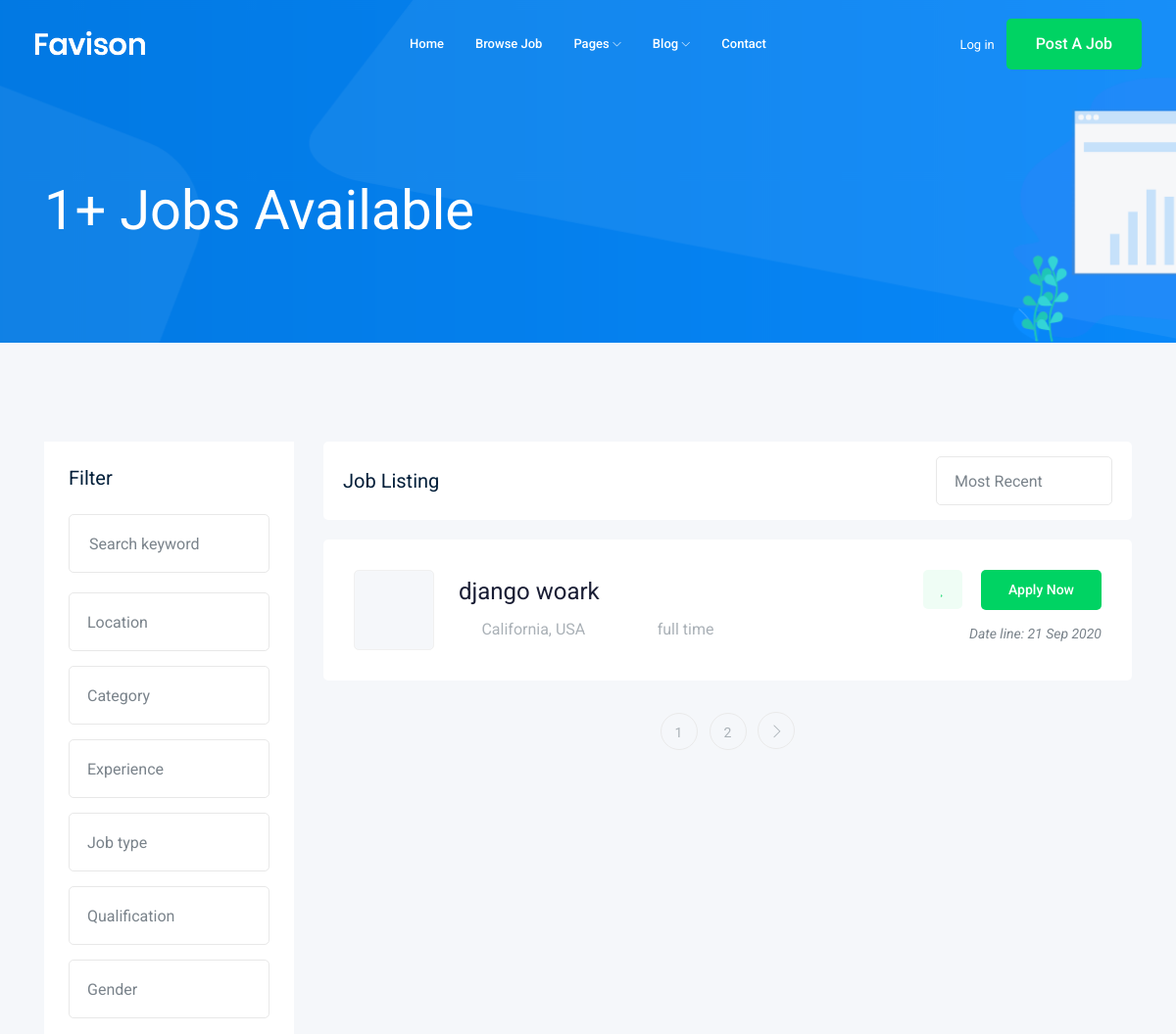
The app's page /jobs/ (upper part), older data.
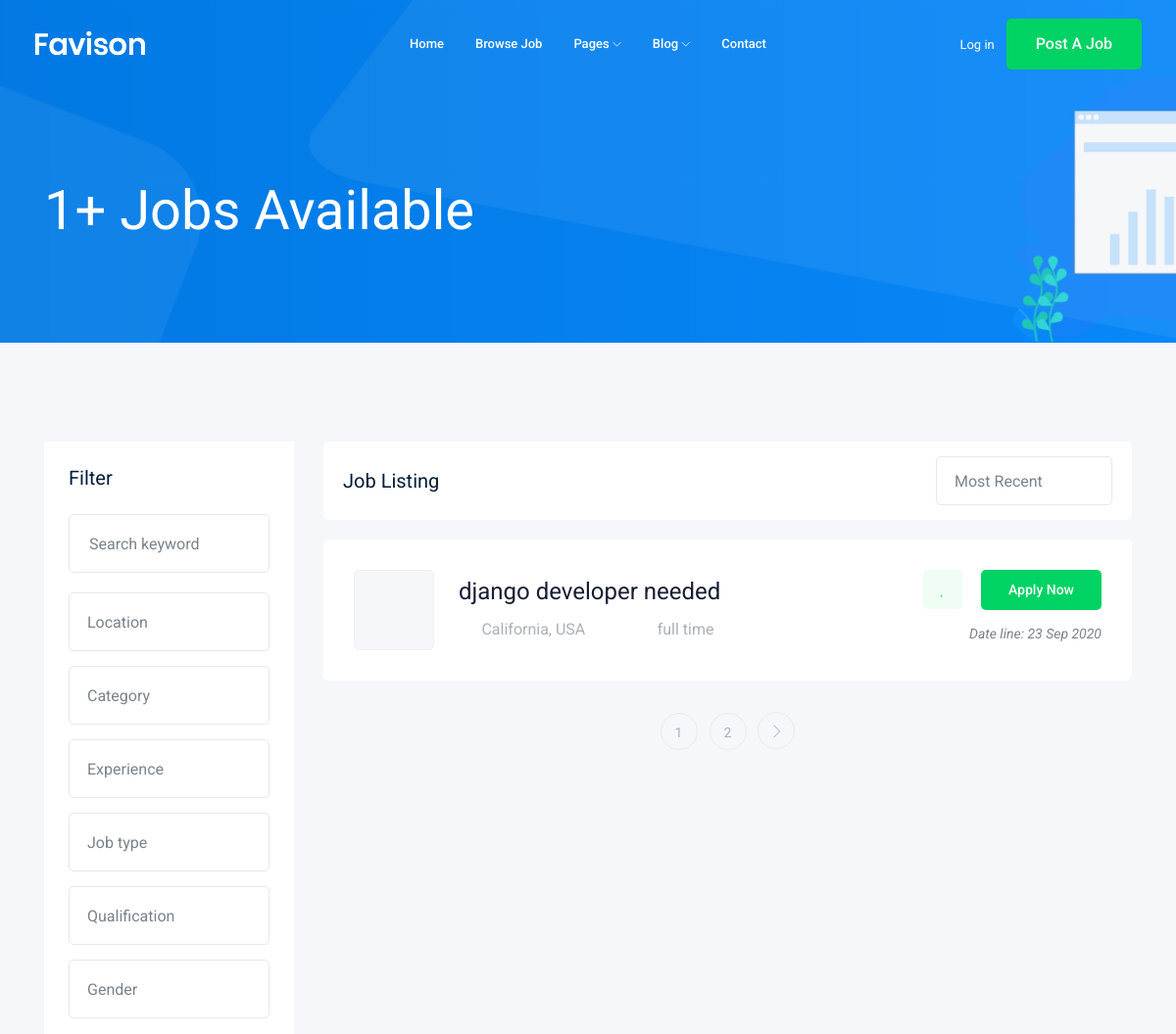
The same page, newer data.
### job/models.py (models this page shows)
class job(models.Model):
    title=models.CharField(max_length=100)
    jobtype=models.CharField(max_length=20,choices=JOB_TYPE)
    description=models.TextField(max_length=1000)
    published_at=models.DateField(auto_now=True)
    vacancy=models.IntegerField(default=1)
    salary=models.IntegerField(default=0)
    experience=models.IntegerField(default=1)
    category=models.ForeignKey('Category',on_delete=models.CASCADE)
    image=models.ImageField(upload_to=image_upload)
    def __str__(self):
        return self.title

### job/views.py (the view)
# urls.py: path('',views.job_list),
def job_list(request):
    job_list=job.objects.all()
    paginator=Paginator(job_list,1)
    page_number=request.GET.get('page')
    page_obj=paginator.get_page(page_number)
    context= {'jobs' : page_obj}
    return render(request,'job/job_list.html',context)

### job/templates/job/job_list.html (shortened to what the changed rows need)
  {% extends 'based.html' %}
  {% block body %}
      <div class="job_listing_area plus_padding">
      <div class="container">
          <div class="row">
              <div class="col-lg-9">
                  <div class="job_lists m-0">
                      <div class="row">
                          {% for job in jobs %}
                          <div class="col-lg-12 col-md-12">
                              <div class="single_jobs white-bg d-flex justify-content-between">
                                  <div class="jobs_left d-flex align-items-center">
                                      <div class="thumb">
                                      </div>
                                      <div class="jobs_conetent">
                                          <a href="{% url 'jobs:job_detail' job.id %}"><h4> {{job}}</h4></a>
                                          <div class="links_locat d-flex align-items-center">
                                              <div class="location">
                                                  <p> <i class="fa fa-map-marker"></i> California, USA</p>
                                              </div>
                                              <div class="location">
                                                  <p> <i class="fa fa-clock-o"></i> {{job.jobtype}}</p>
                                              </div>
                                          </div>
                                      </div>
                                  </div>
                                  <div class="jobs_right">
                                      <div class="apply_now">
                                          <a class="heart_mark" href="#"> <i class="fa fa-heart"></i> </a>
                                          <a href="{% url 'jobs:job_detail' job.id %}" class="boxed-btn3">Apply Now</a>
                                      </div>
                                      <div class="date">
                                          <p>Date line: {{job.published_at|date:'d M o' }}</p>
                                      </div>
                                  </div>
                              </div>
                          </div>
                          {%endfor%}
                      </div>
                  </div>
              </div>
          </div>
      </div>
      </div>
  {% endblock body %}

Row changes from the older to the newer data that the page shows:
changed job "full time": title "django woark" → "django developer needed"; published_at "21 Sep 2020" → "23 Sep 2020"
